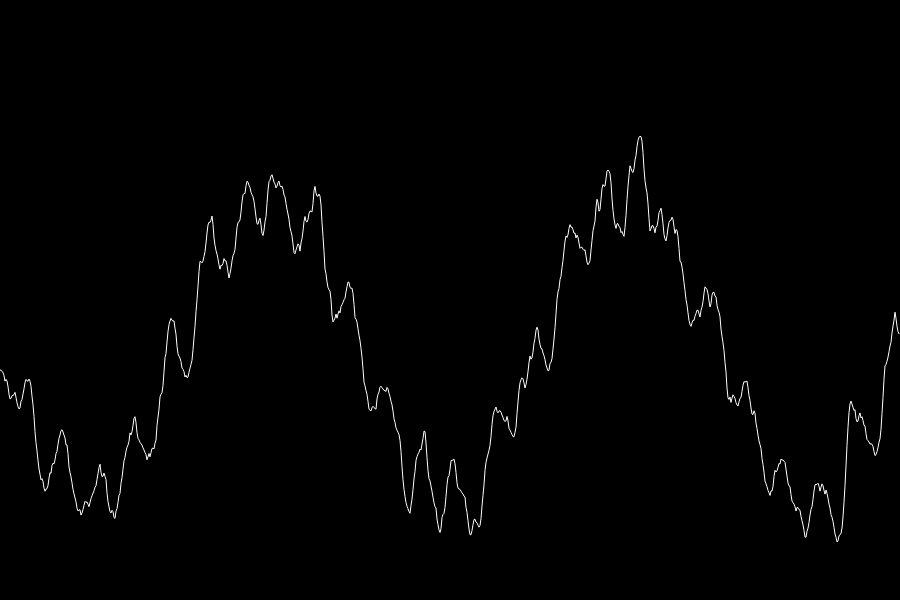
Frame 1 (no input)
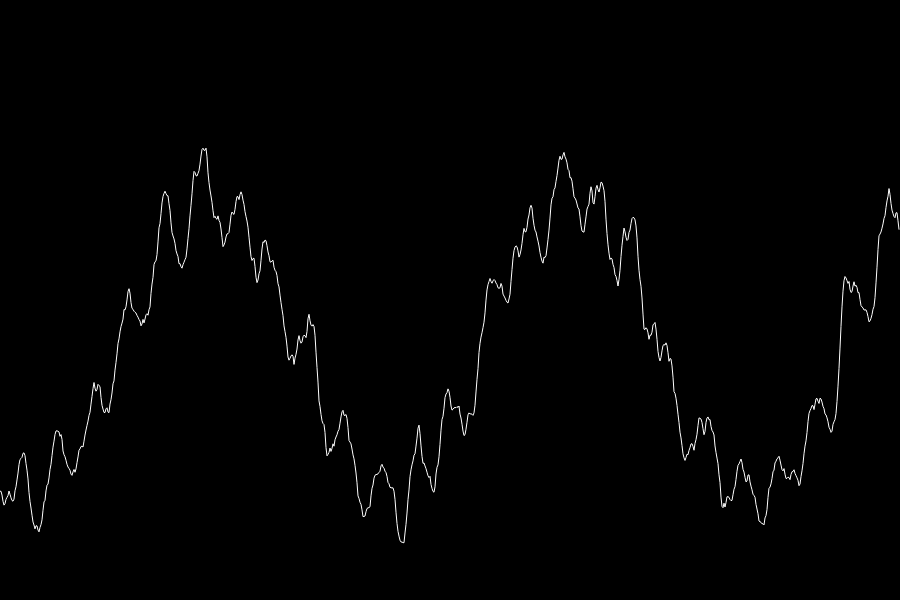
Frame 60 (no input)
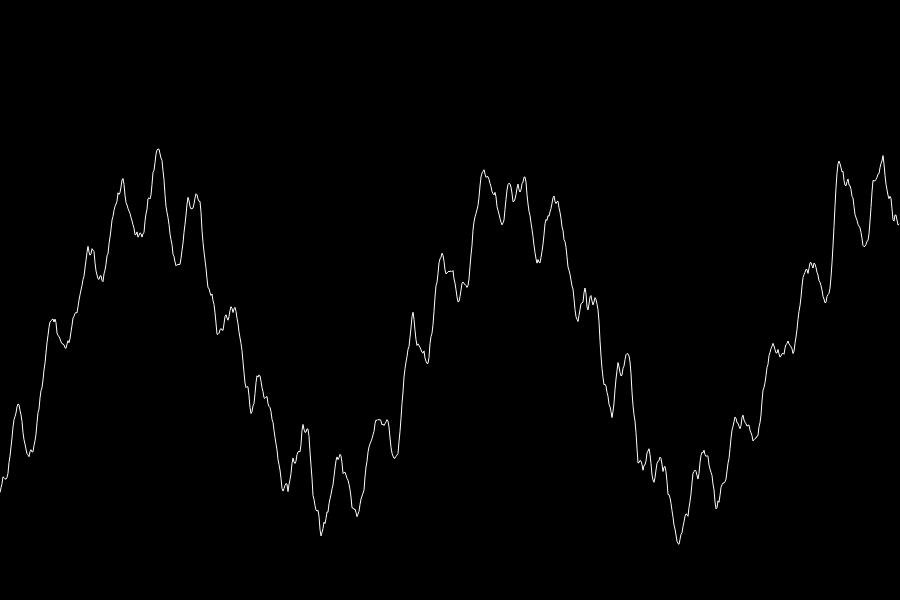
Frame 120 (the mouse pressed at the canvas centre since frame 60)

The p5.js sketch that drew these frames (run headless with seeded random() and noise() and a simulated clock; from frame 60 on, the mouse is pressed at the canvas centre):

// p5.js sketch
// ── sketch.js
function setup() {
  createCanvas(900, 600);
  background(0);
  angleMode(DEGREES);
}

function draw() {
  //   background(0);

  //   translate(width / 2, height / 2);
  //   fill(255);
  // //   var radius = 200;

  //   // for (var theta = 0; theta < 360; theta += 20) {
  //   //     var x = cos(theta) * radius;
  //   //     var y = sin(theta) * radius;
  //   //     ellipse(x, y, 10, 10);
  //   // }

  //   var theta = frameCount;
  //   var radius = frameCount / 10;

  //   noStroke();
  //   var x = cos(theta) * radius;
  //   var y = sin(theta) * radius;
  //   ellipse(x, y, 25, 25);

  //coding osciallatio
  // background(0);
  // fill(255);
  // translate(width / 2, height / 2);
  // var amp = width / 2;
  // var period = 360;
  // var phase = 90;
  // var freq = 1;

  // // var locX = sin(360 * frameCount/period + phase) * amp;
  // var locX = sin(frameCount * 6 * freq + phase) * amp;
  // //It takes 1 second for frameCount to go from 1 to 60

  // ellipse(locX, 0, 30, 30);

  //additive synthesis
  background(0);
  fill(0);
  stroke(255);


  translate(0, height / 2);
  beginShape();

  for (var x = 0; x < width; x++) {
    var wave1 = sin(x + frameCount) * height/4;
    var wave2 = sin(x*10 + frameCount) * height/20;
    var wave3 = noise(x/10 + frameCount/100) * 100;
    vertex(x, wave1 + wave2 + wave3);
  }

  endShape();
}
